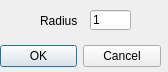
<?xml version="1.0" encoding="UTF-8"?>
<ui version="4.0">
 <class>ConvolutionLinearWindow</class>
 <widget class="QDialog" name="ConvolutionLinearWindow">
  <property name="geometry">
   <rect>
    <x>0</x>
    <y>0</y>
    <width>168</width>
    <height>72</height>
   </rect>
  </property>
  <property name="minimumSize">
   <size>
    <width>168</width>
    <height>72</height>
   </size>
  </property>
  <property name="maximumSize">
   <size>
    <width>168</width>
    <height>72</height>
   </size>
  </property>
  <property name="windowTitle">
   <string>Dialog</string>
  </property>
  <widget class="QDialogButtonBox" name="buttonBox">
   <property name="geometry">
    <rect>
     <x>0</x>
     <y>40</y>
     <width>161</width>
     <height>32</height>
    </rect>
   </property>
   <property name="orientation">
    <enum>Qt::Horizontal</enum>
   </property>
   <property name="standardButtons">
    <set>QDialogButtonBox::Cancel|QDialogButtonBox::Ok</set>
   </property>
  </widget>
  <widget class="QLabel" name="label">
   <property name="geometry">
    <rect>
     <x>40</x>
     <y>10</y>
     <width>46</width>
     <height>21</height>
    </rect>
   </property>
   <property name="text">
    <string>Radius</string>
   </property>
  </widget>
  <widget class="QLineEdit" name="lineEdit">
   <property name="geometry">
    <rect>
     <x>90</x>
     <y>10</y>
     <width>41</width>
     <height>20</height>
    </rect>
   </property>
   <property name="text">
    <string>1</string>
   </property>
  </widget>
 </widget>
 <resources/>
 <connections>
  <connection>
   <sender>buttonBox</sender>
   <signal>accepted()</signal>
   <receiver>ConvolutionLinearWindow</receiver>
   <slot>accept()</slot>
   <hints>
    <hint type="sourcelabel">
     <x>248</x>
     <y>254</y>
    </hint>
    <hint type="destinationlabel">
     <x>157</x>
     <y>274</y>
    </hint>
   </hints>
  </connection>
  <connection>
   <sender>buttonBox</sender>
   <signal>rejected()</signal>
   <receiver>ConvolutionLinearWindow</receiver>
   <slot>reject()</slot>
   <hints>
    <hint type="sourcelabel">
     <x>316</x>
     <y>260</y>
    </hint>
    <hint type="destinationlabel">
     <x>286</x>
     <y>274</y>
    </hint>
   </hints>
  </connection>
 </connections>
</ui>
